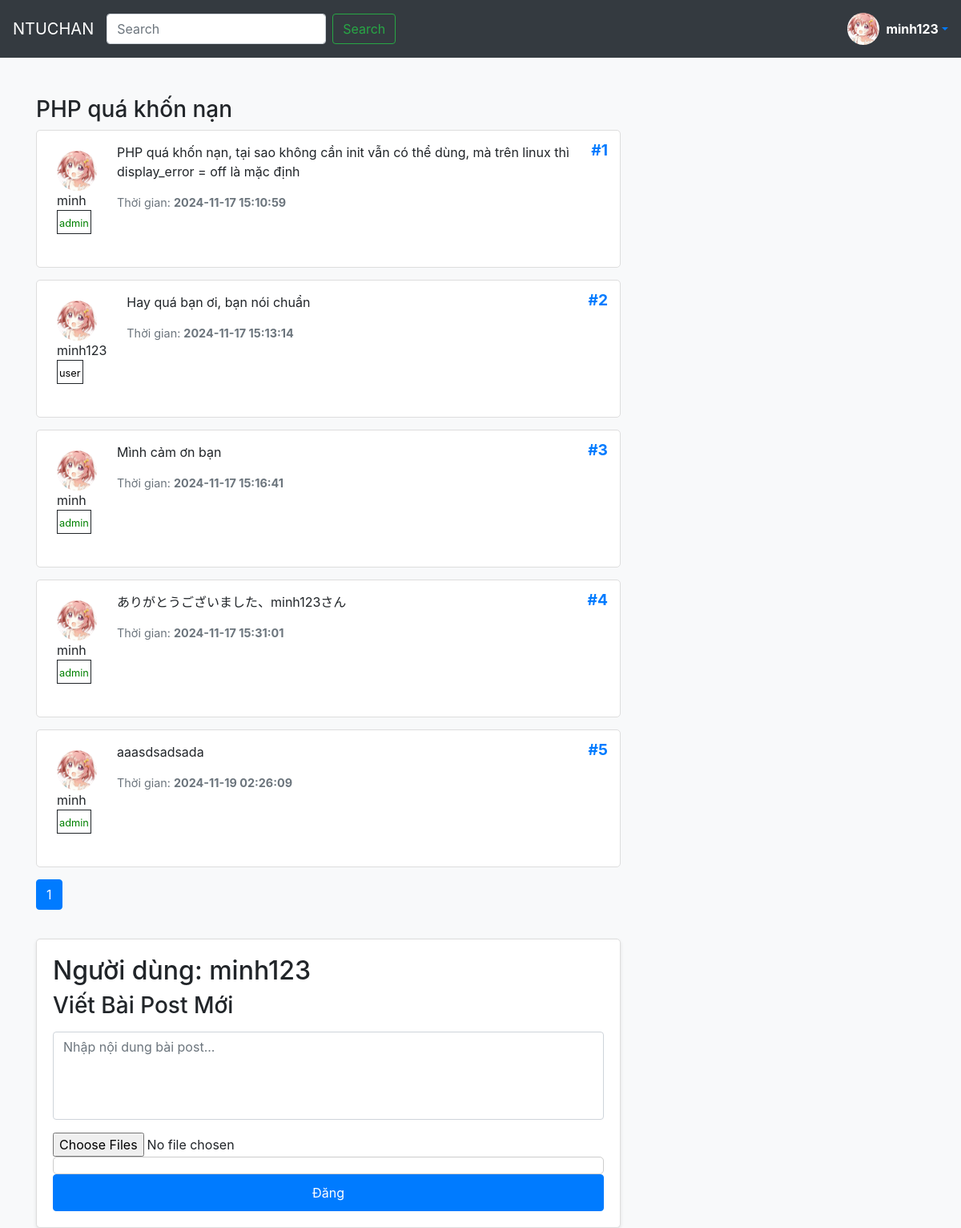
The page /UI/threads/thread.php?id=14&post=60 (signed in) on the database its author committed.
### tables this page shows
CREATE TABLE `Threads` (
  `thread_id` int(11) NOT NULL,
  `title` varchar(255) NOT NULL,
  `category_id` int(11) NOT NULL,
  `created_at` timestamp NOT NULL DEFAULT current_timestamp(),
  `newest_post_at` timestamp NULL DEFAULT NULL,
  `posts_count` int(11) DEFAULT NULL,
  `is_pinned` tinyint(1) NOT NULL DEFAULT 0
);

CREATE TABLE `Posts` (
  `post_id` int(11) NOT NULL,
  `thread_id` int(11) NOT NULL,
  `user_id` int(11) NOT NULL,
  `content` text NOT NULL,
  `post_images` text DEFAULT NULL,
  `created_at` timestamp NOT NULL DEFAULT current_timestamp()
);

CREATE TABLE `Users` (
  `user_id` int(11) NOT NULL,
  `username` varchar(50) NOT NULL,
  `role` varchar(10) DEFAULT 'user',
  `password_hash` varchar(64) NOT NULL,
  `email` varchar(100) DEFAULT NULL,
  `major` int(11) DEFAULT NULL,
  `is_banned` tinyint(1) DEFAULT 0,
  `profile_pic` text DEFAULT NULL,
  `created_at` timestamp NOT NULL DEFAULT current_timestamp(),
  `last_logon` timestamp NULL DEFAULT NULL
);

### UI/threads/thread.php (the view, shortened to what this page needs)
<!doctype html>
<html lang="en">
<?php
require "../trangchu/config.php";
if (isset($_GET["id"]))
    $thread_id = $_GET["id"];
$user_is_banned = false;
if (isset($thread_id)) {
    $total_post_query = "SELECT COUNT(DISTINCT Posts.post_id) AS total
   FROM Posts
   WHERE Posts.thread_id = $thread_id";
    $total_post_results = mysqli_query($conn, $total_post_query);
    $total_post = mysqli_fetch_assoc($total_post_results)['total'];
    $posts_per_page = 10;
    $page = isset($_GET['page']) ? (int) $_GET['page'] : 1;
    $offset = ($page - 1) * $posts_per_page;
    $query_posts = "SELECT DISTINCT
   p.thread_id, u.username, p.post_id, p.content, p.post_images, p.created_at, u.user_id, u.profile_pic, u.major, t.title as title, u.role, u.is_banned
   FROM Posts p
   JOIN Users u ON u.user_id = p.user_id
   JOIN Threads t ON t.thread_id = p.thread_id
   WHERE p.thread_id = $thread_id
   ORDER BY p.created_at ASC
   LIMIT $offset, $posts_per_page;";
    $stmt_posts = $conn->prepare($query_posts);
    $stmt_posts->execute();
    $posts_result = $stmt_posts->get_result();
    if (mysqli_num_rows($posts_result) == 0) {
        $thread_title = "Không có Thread";
        $thread_is_available = false;
    } else {
        $thread_title = $posts_result->fetch_assoc()["title"];
        $thread_is_available = true;
    }
    $total_pages = ceil($total_post / $posts_per_page);
} else
    $thread_title = "Không có Thread";
?>
<head>
    <link rel="stylesheet" href="https://stackpath.bootstrapcdn.com/bootstrap/4.5.2/css/bootstrap.min.css">
    <link rel="stylesheet" href="https://cdnjs.cloudflare.com/ajax/libs/font-awesome/5.15.4/css/all.min.css">
</head>
<body>
    <?php session_abort();
    require("../trangchu/header.php"); ?>
    <div class="container mt-5">
        <div class="row">
            <div class="col-lg-8">
                <?php if (isset($posts_result) && mysqli_num_rows($posts_result) > 0): ?>
                    <h3><?php echo $thread_title; ?></h3>
                    <?php $post_index = $offset + 1;
                    mysqli_data_seek($posts_result, 0); ?>
                    <?php while ($post = mysqli_fetch_assoc($posts_result)): ?>
                        <div class="post" id="<?php echo $post["post_id"] ?>">
                            <div class="post-number">#<?php echo $post_index++; ?></div>
                            <div style="margin: 10px; margin-right: 25px">
                                <img src="<?php echo ($post['profile_pic'] && realpath($post['profile_pic'])) == null ? "../images/default.jpg" : $post["profile_pic"]; ?>"
                                    alt="User avatar" style="width: 50px; height: 50px; border-radius: 50%;">
                                <div class="post-username"><?php echo htmlspecialchars($post['username']); ?></div>
                                <?php if ($post["role"] != "user"): ?>
                                    <p class="user-role"><small><span
                                                style="color: green;"><?php echo $post["role"]; ?></small></span></p>
                                <?php else: ?>
                                    <p class="user-role"><small><span
                                                style="color: black;"><?php echo $post["role"]; ?></small></span></p>
                                <?php endif; ?>
                            </div>
                            <div class="post-content">
                                <p><?php echo nl2br(stripcslashes($post['content'])); ?></p>
                                <p class="post-meta">Thời gian: <strong><?php echo $post['created_at']; ?></strong></p>
                            </div>
                        </div>
                    <?php endwhile; ?>
                <?php endif; ?>
                <div class="d-flex">
                    <nav aria-label="Page navigation">
                        <ul class="pagination">
                            <?php for ($i = 1; $i <= $total_pages; $i++): ?>
                                <li class="page-item <?php if ($i == $page)
                                    echo 'active'; ?>">
                                    <a class="page-link"
                                        href="thread.php?id=<?php echo urlencode($thread_id); ?>&page=<?php echo $i; ?>"><?php echo $i; ?></a>
                                </li>
                            <?php endfor; ?>
                        </ul>
                    </nav>
                </div>
                <?php if ($user_is_banned): ?>
                    <h1 align="center">Không thể đăng bài viết<br>Bạn đã bị ban</h1>
                <?php elseif ($isLoggedIn && isset($thread_id) && $thread_is_available): ?>
                    <div class="new-post" id="new-post">
                        <h2>Người dùng: <?php echo $username; ?></h2>
                        <h3>Viết Bài Post Mới</h3>
                        <form method="post" action="" enctype="multipart/form-data">
                            <div class="form-group">
                                <textarea required class="form-control" id="postContent" name="postContent" rows="4"
                                    placeholder="Nhập nội dung bài post..."></textarea>
                            </div>
                            <input type="file" name="file_upload[]" id="file_input" multiple accept="image/*">
                            <div class="image_list" id="image_list"></div>
                            <button type="submit" class="btn btn-primary" name="btn_post">Đăng</button>
                        </form>
                    </div>
                <?php elseif ($thread_is_available): ?>
                    <h1 align="center">Đăng nhập để đăng bài viết</h1>
                <?php endif; ?>
            </div>
        </div>
    </div>
</body>
</html>

### UI/threads/thread.php (style rules this page uses)
body { background-color: #f8f9fa; }
.post { background-color: #ffffff; border: 1px solid #dddddd; border-radius: 5px; padding: 15px; margin-bottom: 15px; display: flex; align-items: start; position: relative; }
.post-content { flex-grow: 1; }
.post-meta { font-size: 0.9rem; color: #6c757d; }
.post-number { position: absolute; top: 10px; right: 15px; font-size: 1.2rem; font-weight: bold; color: #007bff; }
.new-post { background-color: #ffffff; border: 1px solid #dddddd; border-radius: 5px; padding: 20px; margin-top: 20px; box-shadow: 0 2px 4px rgba(0, 0, 0, 0.1); }
.new-post h3 { margin-bottom: 15px; }
.new-post textarea { resize: none; }
.new-post .btn { width: 100%; padding: 10px; font-size: 16px; }
.user-role { border: solid 1px; padding: 2px; display: inline-block; }
.image_list { display: flex; flex-wrap: wrap; gap: 10px; max-height: 400px; overflow-y: auto; border: 1px solid #ccc; padding: 10px; border-radius: 5px; }

### rows shown on the page
threads: title "PHP quá khốn nạn"
posts: user.username "minh", user.role "admin", content "PHP quá khốn nạn, tại sao không cần init vẫn có thể dùng, mà trên linux thì display_error = off là mặc định", created_at "2024-11-17 15:10:59"
posts: user.username "minh123", user.role "user", content "Hay quá bạn ơi, bạn nói chuẩn", created_at "2024-11-17 15:13:14"
posts: user.username "minh", user.role "admin", content "Mình cảm ơn bạn", created_at "2024-11-17 15:16:41"
posts: user.username "minh", user.role "admin", content "ありがとうございました、minh123さん", created_at "2024-11-17 15:31:01"
posts: user.username "minh", user.role "admin", content "aaasdsadsada", created_at "2024-11-19 02:26:09"

### other values the page prints
$username "minh123"
